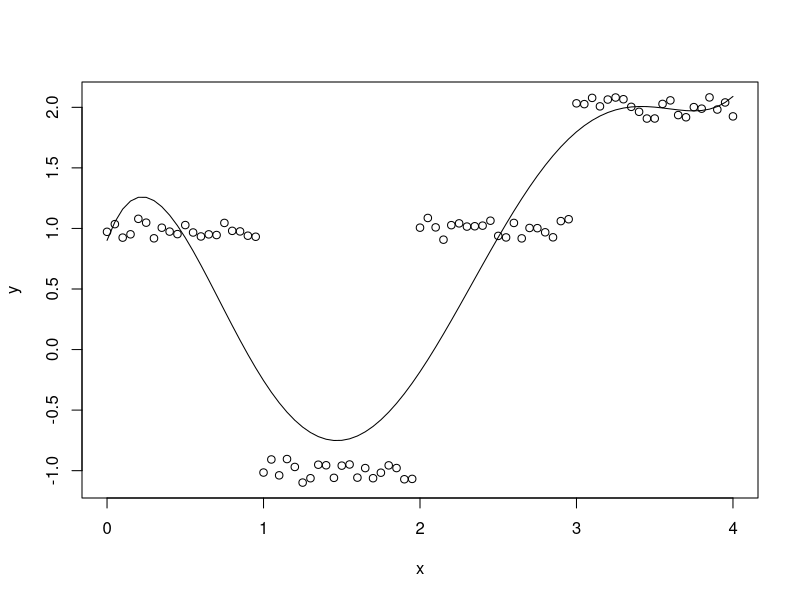

Recreate this plot in R.
#### SECTION 0. Data preparation ####
# Example data of step function ￩
x       <- seq(from = 0, to = 4, by = 0.05)
y0      <- c(1, -1, 1, 2)
func    <- stepfun(1:3, y0, f = 0)
dy      <- runif(length(x), -0.1, 0.1)
y       <- func(x) + dy

#### SECTION 1. Objective function ####
fmodel  <- function(x, w) { w[1] + w[2]*x + w[3]*x**2 + w[4]*x**3 + w[5]*x**4 + w[6]*x**5}
fobj    <- function(w) { y_pred = fmodel(x, w); sqrt(sum((y - y_pred)**2) / length(y)) }

#### SECTION 2. Population ####
bound   <- c(-10, 10)
popsize <- 20
normed.population <- matrix(runif(120, 0, 1), nrow = popsize) # normalized
denorm.population <- min(bound) + normed.population*(max(bound) - min(bound))

#### SECTION 3. Evaluation ####
fitness <- rep(0, len = popsize)
for (i in seq(from = 1, to = popsize)){ w <- denorm.population[i,]; fitness[i] <- fobj(w) }
bestfit <- max(fitness)
bestarg <- normed.population[which.max(fitness),]

#### Differential evolution function ####
DE <- function(fobj, bound, mut = 0.8, crossp = 0.7, popsize = 20, iter = 1000) {
    for (i in seq(from = 1, to = iter)) {
        for (j in seq(from = 1, to = popsize)) {
            #### SECTION 4. Mutation ####
            choice  <- sample(seq(1:popsize)[c((1:popsize)!=j)], 3, replace = F)
            a <- normed.population[choice[1],]
            b <- normed.population[choice[2],]
            c <- normed.population[choice[3],]
            mutant  <- pmax(0, pmin(a + mut*(b-c), 1)) # normalized mutant
            cross   <- runif(ncol(normed.population), 0, 1) < crossp
            normed.trial    <- as.numeric(!cross)*normed.population[j,] + as.numeric(cross)*mutant
            denorm.trial    <- min(bound) + normed.trial*(max(bound) - min(bound))
            #### SECTION 5. Recombination ####
            f <- fobj(denorm.trial)
            if (f < fitness[j]) {
                fitness[j] <- f
                normed.population[j,] <- normed.trial
                denorm.population[j,] <- denorm.trial
            }
            if (f < bestfit) {
                bestfit <- f
                bestarg <- denorm.trial
            }
        }
    }
    return(c(bestarg, 1/bestfit))
}

#### Obtain best approximation ####
sol <- DE(fobj, bound)

#### Graphics ####
plot(x,y)
lines(x,fmodel(x,sol[1:length(sol)-1]))

